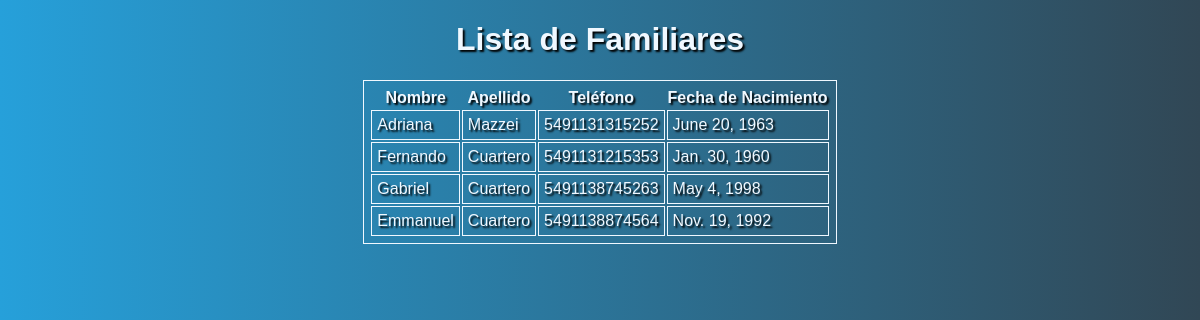
The app's page /consulta-familiares/ with its own data.
### app_familiares/models.py (models this page shows)
class Familiares(models.Model):
    nombre = models.CharField(max_length=128)
    apellido= models.CharField(max_length=128)
    telefono = models.IntegerField()
    fecha_nacimiento=models.DateField()

### app_familiares/views.py (the view)
# urls.py: path('consulta-familiares/', consulta_familiares),
def consulta_familiares(request):
    plantilla = get_template('familiares.html')
    familiares = Familiares.objects.all()
    diccionario = {'familiares': familiares}
    documento = plantilla.render(diccionario)
    return HttpResponse(documento)

### proyecto_familiares/templates/familiares.html (shortened to what this page needs)
<!DOCTYPE html>
<html lang="en">
<head>
</head>
<body>
    <h1>Lista de Familiares</h1>
    <table>
        <thead>
            <th>Nombre</th>
            <th>Apellido</th>
            <th>Teléfono</th>
            <th>Fecha de Nacimiento</th>
        </thead>
        {% for familiar in familiares %}
        <tr>
            <td>{{familiar.nombre}}</td>
            <td>{{familiar.apellido}}</td>
            <td>{{familiar.telefono}}</td>
            <td>{{familiar.fecha_nacimiento}}</td>
        </tr>
    {% endfor %}
    </table>
</body>
</html>

### proyecto_familiares/templates/familiares.html (style rules this page uses)
body { color: aliceblue; text-shadow: 2px 2px 2px #000000; font-family:'Gill Sans', 'Gill Sans MT', Calibri, 'Trebuchet MS', sans-serif; background: #314755; background: -webkit-linear-gradient(to right, #26a0da, #314755); background: linear-gradient(to right, #26a0da, #314755); }
h1 { text-align: center; }
table, tr, td { border: solid 1px; margin-left: auto; margin-right: auto; padding: 5px; }

### records on screen
Familiares: nombre "Adriana", apellido "Mazzei", telefono "5491131315252", fecha_nacimiento "June 20, 1963"
Familiares: nombre "Fernando", apellido "Cuartero", telefono "5491131215353", fecha_nacimiento "Jan. 30, 1960"
Familiares: nombre "Gabriel", apellido "Cuartero", telefono "5491138745263", fecha_nacimiento "May 4, 1998"
Familiares: nombre "Emmanuel", apellido "Cuartero", telefono "5491138874564", fecha_nacimiento "Nov. 19, 1992"
